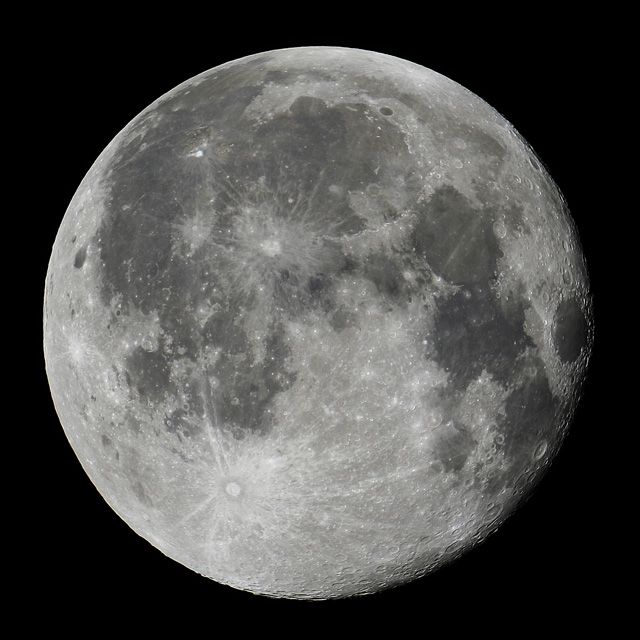
#> input picture images/moon1.jpg, 640 x 640 px
$ python sharpen_moon.py
#> lines starting #> are read from the running program, lines starting #| are printed output that depends on the picture; long printed decimals are rounded
import numpy as np
import matplotlib.pyplot as plt
import matplotlib.cm as cm
import cv2

#Function for plotting abs:
pic_n = 1

def show_abs(I, plot_title):
    plt.title(plot_title)
    plt.tight_layout()
    plt.axis('off')
    plt.imshow(abs(I), cm.gray)

#Reading of the image into numpy array:
A0 = cv2.imread('images/moon1.jpg', 0)
#> A0: shape (640, 640); min 0, max 249, mean 75.4
A0 = np.float64(A0)
A0 -= np.amin(A0)#map values to the (0, 255) range
A0 *= 255.0/np.amax(A0)
print('Img         ', np.amax(A0), np.amin(A0))
#| Img          255.000 0.0
# >>> Img          255.0 0.0

#Kernel for negative Laplacian
kernel = np.array([[-1,-1,-1],
                   [-1, 8,-1],
                   [-1,-1,-1]])

#Convolution of the image with the kernel:
Lap = cv2.filter2D(A0, -1, kernel)
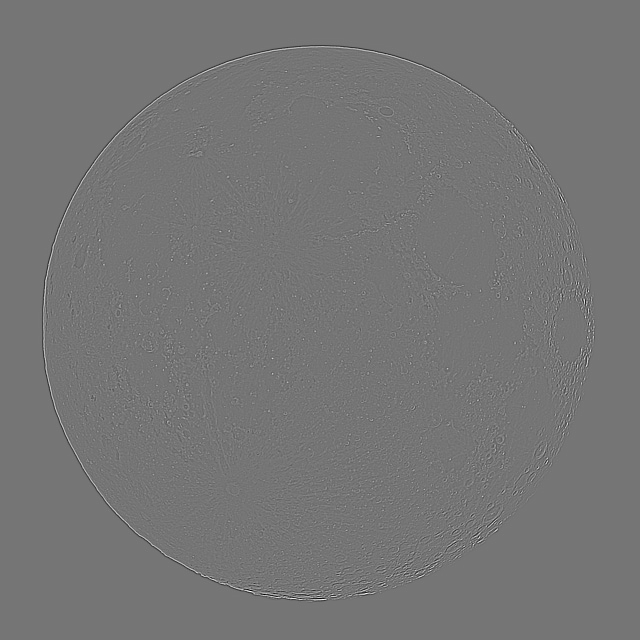
#> Lap: shape (640, 640) float64; min -988.3, max 1153.1, mean 0; drawn with min black and max white

#Laplacian now has negative values
print('Original Lap', np.amax(Lap), np.amin(Lap))
#| Original Lap 1153.133 -988.253
# >>> Original Lap 1151.0 -1166.0

#Map Laplacian to some new range:
Laps = Lap*100.0/np.amax(Lap) #Sharpening factor!
print('Scaled Lap  ', np.amax(Laps), np.amin(Laps))
#| Scaled Lap   100.0 -85.702
# >>> Scaled Lap   100.0 -101.303

A = A0 + Laps #Add negative Laplacian to the original image
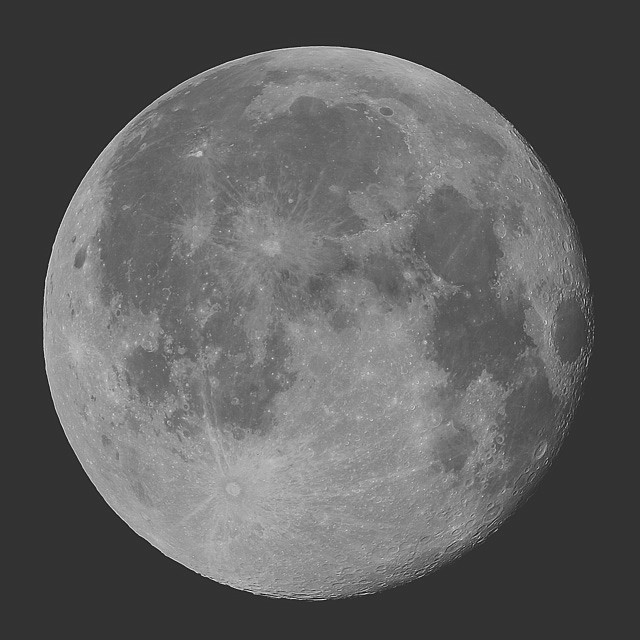
#> A: shape (640, 640) float64; min -85.7, max 347.8, mean 77.2; drawn with min black and max white

print('SharpImg    ', np.amax(A), np.amin(A))
#| SharpImg     347.831 -85.702
# >>> SharpImg     350.917 -81.06

A = abs(A) #Get rid of negative values
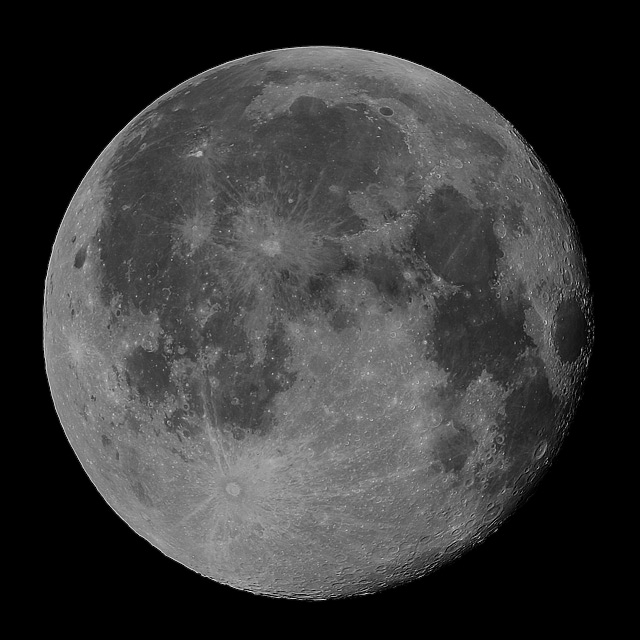
#> A: shape (640, 640) float64; min 0, max 347.8, mean 77.5; drawn with min black and max white
print('SharpImg abs', np.amax(A), np.amin(A))
#| SharpImg abs 347.831 0.0

A *= 255.0/np.amax(A)
print('SharpImg after scaling', np.amax(A), np.amin(A))
#| SharpImg after scaling 255.0 0.0
# >>> SharpImg abs 350.917 0.0

# Local Histogram Equalization with OpenCV:
A_cv2 = cv2.equalizeHist(A.astype(np.uint8))
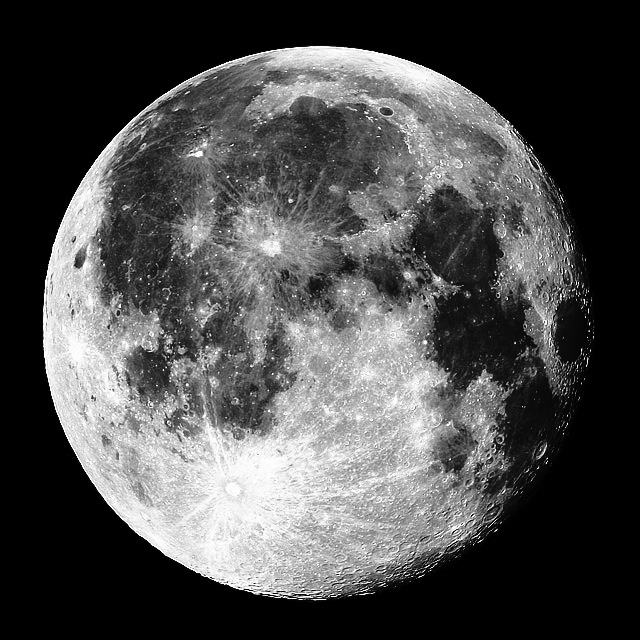
#> A_cv2: shape (640, 640); min 0, max 255, mean 76.7

plt.figure(pic_n)
pic_n += 1
plt.subplot(1,2,1)
show_abs(Lap, 'Laplacian')
plt.subplot(1,2,2)
show_abs(Laps, 'Scaled Laplacian')

plt.figure(pic_n)
pic_n += 1
plt.subplot(1,3,1)
show_abs(A0, 'Original image')
plt.subplot(1,3,2)
show_abs(A, 'Laplacian filtered img')
plt.subplot(1,3,3)
show_abs(A_cv2, 'Local Hist equalized img')
plt.show()
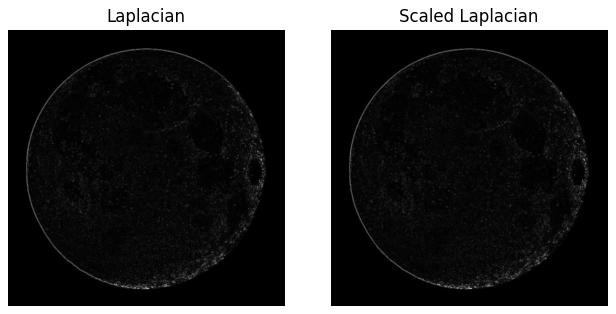
#> figure drawn by matplotlib, 2 panels

$ run again, with images/bronze.jpg copied over images/moon1.jpg
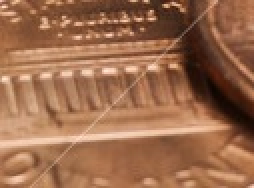
#> input picture images/bronze.jpg, 127 x 94 px (shown 2 times larger)
#| Img          255.0 0.0
#| Original Lap 766.104 -569.610
#| Scaled Lap   100.0 -74.352
#| SharpImg     325.422 -16.168
#| SharpImg abs 325.422 0.05127
#| SharpImg after scaling 255.000 0.04018
#> `A_cv2 = cv2.equalizeHist(A.astype(np.uint8))`:
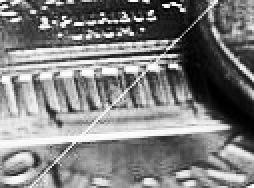
#> A_cv2: shape (94, 127) (shown 2 times larger); min 0, max 255, mean 128.3
#> `plt.show()`:
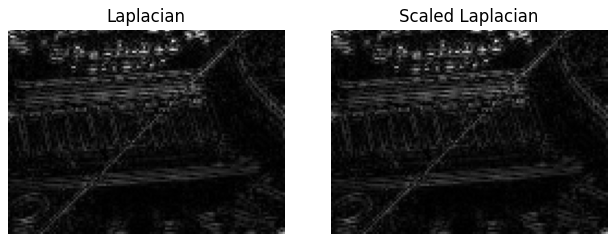
#> figure drawn by matplotlib, 2 panels
